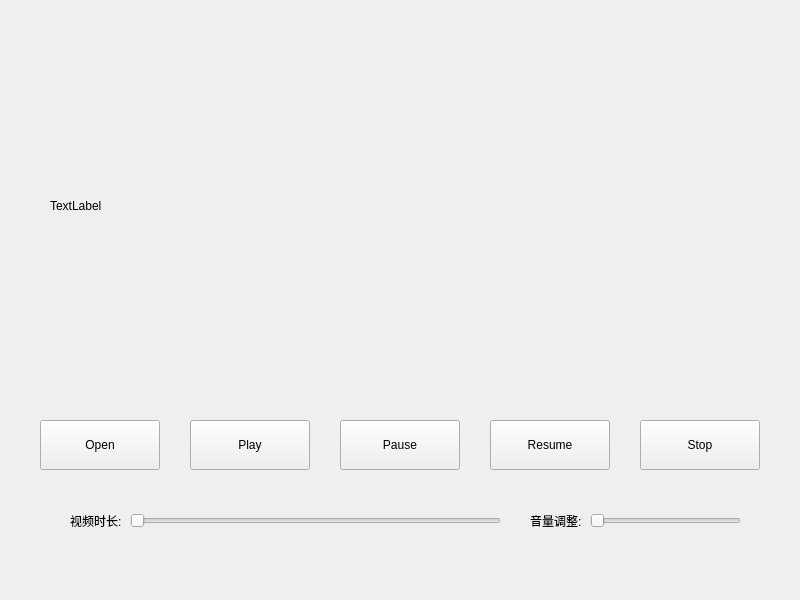
<?xml version="1.0" encoding="UTF-8"?>
<ui version="4.0">
 <class>Widget</class>
 <widget class="QWidget" name="Widget">
  <property name="geometry">
   <rect>
    <x>0</x>
    <y>0</y>
    <width>800</width>
    <height>600</height>
   </rect>
  </property>
  <property name="windowTitle">
   <string>Widget</string>
  </property>
  <widget class="QPushButton" name="Open">
   <property name="geometry">
    <rect>
     <x>40</x>
     <y>420</y>
     <width>120</width>
     <height>50</height>
    </rect>
   </property>
   <property name="text">
    <string>Open</string>
   </property>
  </widget>
  <widget class="QLabel" name="VideoFrame">
   <property name="geometry">
    <rect>
     <x>50</x>
     <y>10</y>
     <width>701</width>
     <height>391</height>
    </rect>
   </property>
   <property name="text">
    <string>TextLabel</string>
   </property>
  </widget>
  <widget class="QLabel" name="label">
   <property name="geometry">
    <rect>
     <x>530</x>
     <y>515</y>
     <width>54</width>
     <height>12</height>
    </rect>
   </property>
   <property name="text">
    <string>音量调整:</string>
   </property>
  </widget>
  <widget class="QLabel" name="label_2">
   <property name="geometry">
    <rect>
     <x>70</x>
     <y>515</y>
     <width>54</width>
     <height>12</height>
    </rect>
   </property>
   <property name="text">
    <string>视频时长:</string>
   </property>
  </widget>
  <widget class="QPushButton" name="Stop">
   <property name="geometry">
    <rect>
     <x>640</x>
     <y>420</y>
     <width>120</width>
     <height>50</height>
    </rect>
   </property>
   <property name="text">
    <string>Stop</string>
   </property>
  </widget>
  <widget class="QSlider" name="VideoSlider">
   <property name="geometry">
    <rect>
     <x>130</x>
     <y>510</y>
     <width>371</width>
     <height>22</height>
    </rect>
   </property>
   <property name="orientation">
    <enum>Qt::Horizontal</enum>
   </property>
  </widget>
  <widget class="QPushButton" name="Play">
   <property name="geometry">
    <rect>
     <x>190</x>
     <y>420</y>
     <width>120</width>
     <height>50</height>
    </rect>
   </property>
   <property name="text">
    <string>Play</string>
   </property>
  </widget>
  <widget class="QPushButton" name="Pause">
   <property name="geometry">
    <rect>
     <x>340</x>
     <y>420</y>
     <width>120</width>
     <height>50</height>
    </rect>
   </property>
   <property name="text">
    <string>Pause</string>
   </property>
  </widget>
  <widget class="QPushButton" name="Resume">
   <property name="geometry">
    <rect>
     <x>490</x>
     <y>420</y>
     <width>120</width>
     <height>50</height>
    </rect>
   </property>
   <property name="text">
    <string>Resume</string>
   </property>
  </widget>
  <widget class="QSlider" name="VolumeSlider">
   <property name="geometry">
    <rect>
     <x>590</x>
     <y>510</y>
     <width>151</width>
     <height>22</height>
    </rect>
   </property>
   <property name="orientation">
    <enum>Qt::Horizontal</enum>
   </property>
  </widget>
 </widget>
 <resources/>
 <connections/>
</ui>
